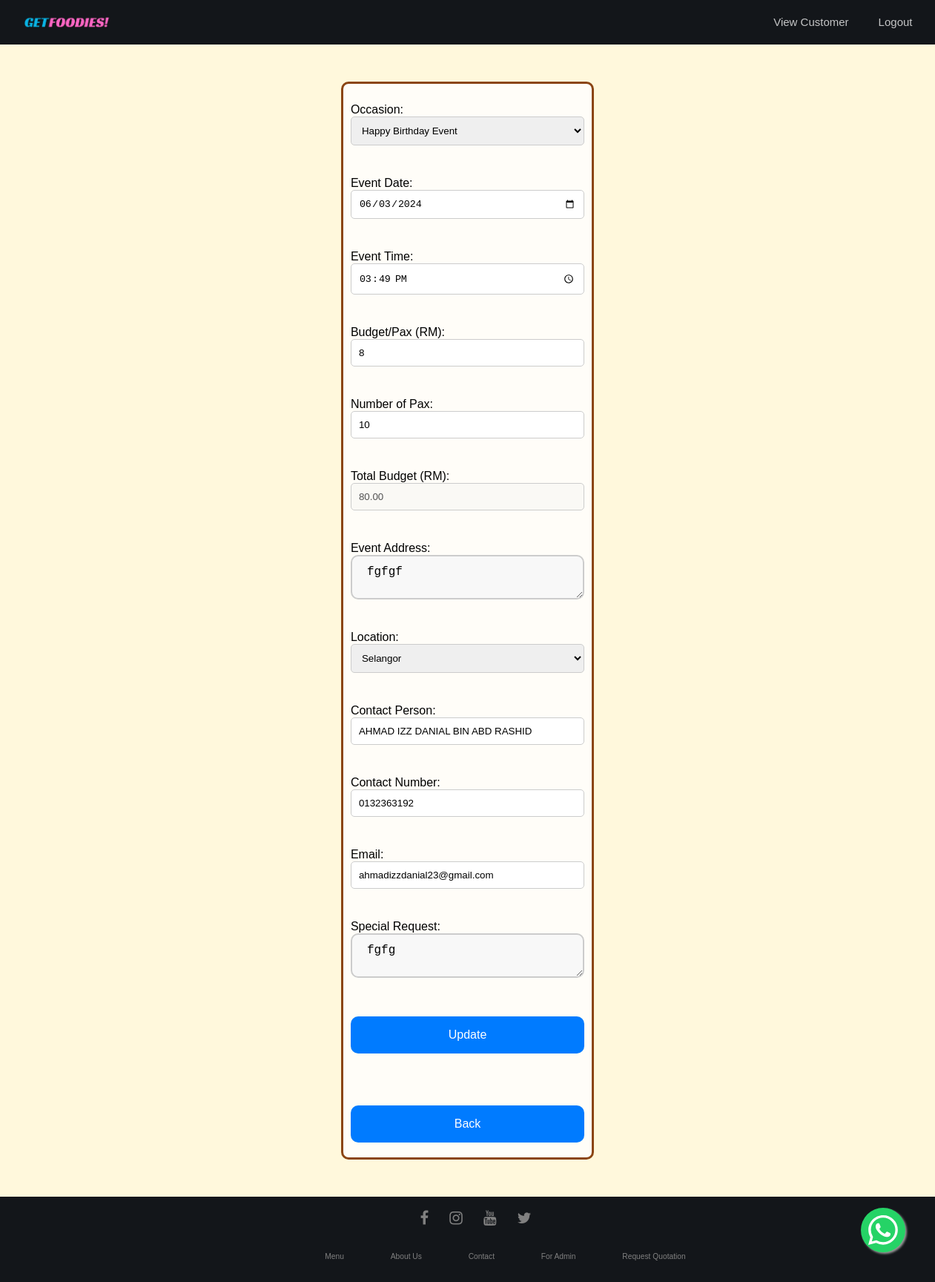
Page /Project/edit_user.php?id=70 (signed in) on the committed database.
### tables this page shows
CREATE TABLE `orders` (
  `order_id` mediumint(8) UNSIGNED NOT NULL,
  `contact_person` varchar(50) NOT NULL,
  `contact_no` varchar(25) NOT NULL,
  `num_pax` int(255) NOT NULL,
  `event_date` date NOT NULL,
  `location` varchar(40) NOT NULL,
  `event_time` varchar(10) NOT NULL,
  `event_address` varchar(255) NOT NULL,
  `budget` int(10) NOT NULL,
  `total_budget` varchar(10) NOT NULL,
  `company_name` varchar(30) NOT NULL,
  `email` varchar(30) NOT NULL,
  `special_req` varchar(255) NOT NULL,
  `promo_code` varchar(10) NOT NULL,
  `subscribe` varchar(10) NOT NULL,
  `occasion` varchar(255) NOT NULL,
  `registration_date` datetime NOT NULL
);

### Project/edit_user.php (the view, shortened to what this page needs)
<!DOCTYPE html>
<html lang="en">
<head>
    <link rel="stylesheet" href="includes/editUser.css" type="text/css" media="screen"/>
    <link rel="stylesheet" href="https://maxcdn.bootstrapcdn.com/font-awesome/4.7.0/css/font-awesome.min.css">
</head>
<body>
<?php
if ( (isset($_GET['id'])) && (is_numeric($_GET['id'])) ) {
    $id = $_GET['id'];
} elseif ( (isset($_POST['id'])) && (is_numeric($_POST['id'])) ) {
    $id = $_POST['id'];
} else {
    echo '<p class="error">This page has been accessed in error.</p>';
    include ('includes/footer.html');
    exit();
}
require ('../mysqli_connect.php');
$q = "SELECT occasion, event_date, event_time, budget, num_pax, total_budget, event_address, location, contact_person, contact_no, email, special_req FROM orders WHERE order_id=$id";
$r = @mysqli_query ($dbc, $q);
if (mysqli_num_rows($r) == 1) {
    $row = mysqli_fetch_array ($r, MYSQLI_NUM);
    ?>
    <div class="wrapper">
    <?php
    echo '<form action="edit_user.php" method="post" id="editForm">
    <p>Occasion: <select name="occasion">';
    $occasions = array('','Company Event', 'Happy Birthday Event', 'Wedding Event');
    foreach ($occasions as $occasion) {
        echo "<option value=\"$occasion\" " . ($row[0] == $occasion ? 'selected' : '') . ">$occasion</option>\n";
    }
    echo '</select></p>
    <p>Event Date: <input type="date" name="event_date" size="15" maxlength="40" value="' . $row[1] . '"/></p>
    <p>Event Time: <input type="time" name="event_time" size="20" maxlength="60" value="' . $row[2] . '"/></p>
    <p>Budget/Pax (RM): <input type="text" id="price" name="budget" size="20" maxlength="60" value="' . $row[3] . '"/></p>
    <p>Number of Pax: <input type="text" id="qty" name="num_pax" size="20" maxlength="60" value="' . $row[4] . '"/></p>
    <p>Total Budget (RM): <input type="text" id="total_budget" disabled value="' . $row[5] . '"/>
    <input type="hidden" name="total_budget" id="hidden_total_budget" value="' . $row[5] . '"/></p>
    <p>Event Address: <br><textarea name="event_address" style="width:100px; height:60px;">' . $row[6] . '</textarea></p>
    <p>Location: <select name="location">';
    $locations = array('','Kuala Lumpur', 'Selangor');
    foreach ($locations as $location) {
        echo "<option value=\"$location\" " . ($row[7] == $location ? 'selected' : '') . ">$location</option>\n";
    }
    echo '</select></p>
    <p>Contact Person: <input type="text" name="contact_person" size="20" maxlength="60" value="' . $row[8] . '"/></p>
    <p>Contact Number: <input type="text" id="contact_no" name="contact_no" size="15" maxlength="40" value="' . $row[9] . '" /></p>
    <p>Email: <input type="email" name="email" id="email" size="15" maxlength="50" value="' . $row[10] . '" /></p>
    <p>Special Request: <br><textarea name="special_req" style="width:100px; height:60px;">' . $row[11] . '</textarea></p>
    <p><input type="submit" name="submit" value="Update" /></p>
    <input type="hidden" name="id" value="' . $id . '" />
    </form>
    <br>
    <a href=view_customer.php><input type="submit" name="submit" value="Back" /></a>';
} else {
    echo '<p class="error">This page has been accessed in error.</p>';
}
?>
</div>
</body>
</html>

### Project/includes/header.css (style rules this page uses)
body { margin: 0 auto; padding: 0 auto; box-sizing: border-box; font-family: 'Inter', sans-serif; min-height: 500px; min-width: 500px; padding-top: 60px; overflow: auto; }
a { text-decoration: none; color: inherit; }
ul { list-style: none; }
.header { background-color: rgb(19, 22, 26); position: fixed; width: 100%; top: 0; z-index: 1000; }
.header_content { display: flex; align-items: center; justify-content: space-between; min-height: 60px; max-width: 1200px; padding: 0 30px; margin: 0 auto; }
.logo { width: 40px; cursor: pointer; }
.logo img { height: 90%; width: 120px; margin-left: 0.5%; }
.navList { display: flex; column-gap: 40px; }
.navLink { color: rgba(255, 255, 255, 0.75); font-size: 15px; transition: all 0.4s; position: relative; }
.navLink::after { content: ''; height: 2px; width: 100%; background-color: rgb(0, 183, 255); position: absolute; left: 0; bottom: -8px; transition: all 0.2s; opacity: 0; pointer-events: none; }
.whatsapp_float { position: fixed; width: 60px; height: 60px; bottom: 40px; right: 40px; background-color: #25d366; color: #fff; border-radius: 50px; text-align: center; font-size: 30px; box-shadow: 2px 2px 3px #999; z-index: 100; }
.icon { padding: 10px; }

### Project/includes/editUser.css (style rules this page uses)
body { background-color: cornsilk; font-family: 'Arial', sans-serif; margin: 0; }
.wrapper { max-width: 25%; margin: 50px auto; padding: 10px; position: relative; background-color: rgba(255, 255, 255, 0.8); border: 3px solid saddlebrown; border-radius: 10px; }
form { display: flex; flex-direction: column; }
select, input, textarea { width: 100%; padding: 10px; margin-bottom: 10px; box-sizing: border-box; border: 1px solid #ccc; border-radius: 5px; }
textarea { min-width: 100%; height: 100; padding: 12px 20px; box-sizing: border-box; border: 2px solid #ccc; border-radius: 4px; background-color: #f8f8f8; font-size: 16px; border-radius: 10px; }
input[type=submit] { background-color: 007bff; border: none; color: white; padding: 16px 32px; text-align: center; text-decoration: none; font-size: 16px; margin: 10px 0; cursor: pointer; border-radius: 10px; }

### Project/includes/footer.css (style rules this page uses)
.footer { background: rgb(19, 22, 26); padding: 1; font-family:'Poppins',sans-serif; text-align: center; color: gray; font-size: 0.8em; width: 100%; position: relative; bottom: 0; }
.footer .row { width:100%; margin:1% 0%; margin: 10px; padding:0.6% 0%; color:gray; font-size:0.8em; }
.footer .row a { text-decoration:none; color:gray; margin-top: 0; transition:0.5s; }
.footer .row ul { width:100%; }
.footer .row ul li { display:inline-block; margin:0px 30px; }
.footer .row a i { font-size:2em; margin:0% 1%; }

### rows in the picture
orders: occasion "Happy Birthday Event", event_date "06/03/2024", event_time "15:49", budget "8", num_pax "10", total_budget "80.00", event_address "fgfgf", location "Selangor", contact_person "AHMAD IZZ DANIAL BIN ABD RASHID", contact_no "0132363192", email "ahmadizzdanial23@gmail.com", special_req "fgfg"
